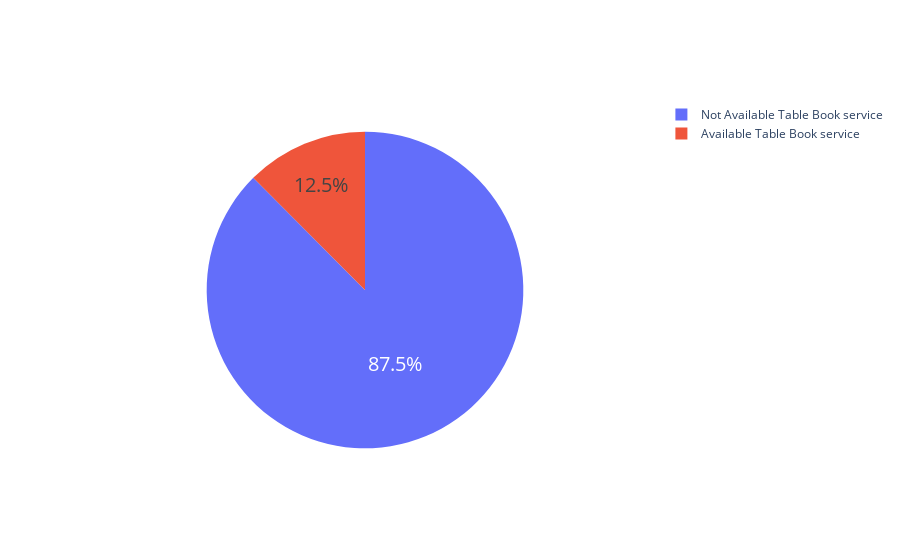

Notebook code cell kept with this figure:
### Code cell
trace=go.Pie(labels=labels, values=x,
               hoverinfo='label+percent', textinfo='percent', 
               textfont=dict(size=20),
              pull=[0, 0, 0,0.2, 0]
               )
iplot([trace])

### Figure 1 — Plotly figure (JSON) as saved in the notebook; plotly's stock layout.template omitted (floating-point values rounded to 4 significant figures)
{"data": [{"hoverinfo": "label+percent", "labels": ["Not Available Table Book service", "Available Table Book service"], "pull": [0, 0, 0, 0.2, 0], "textfont": {"size": 20}, "textinfo": "percent", "type": "pie", "values": [45268, 6449]}], "layout": {}}
